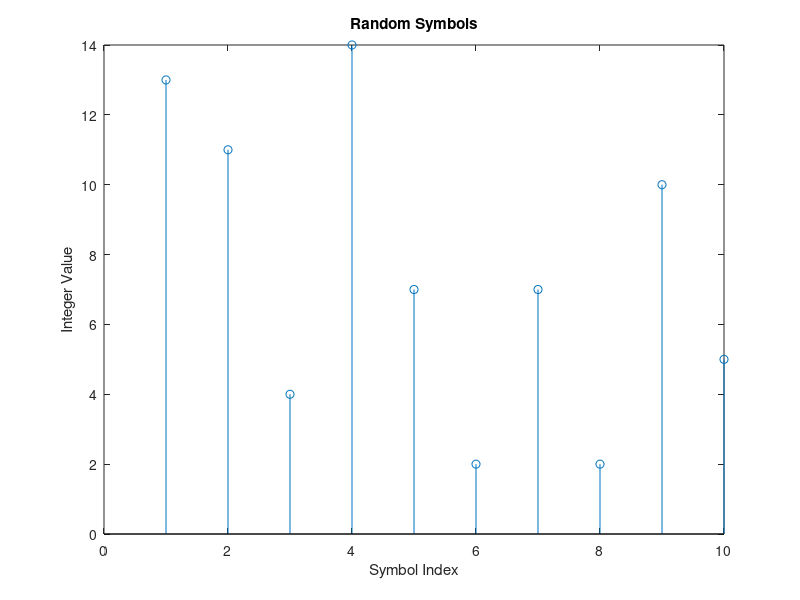
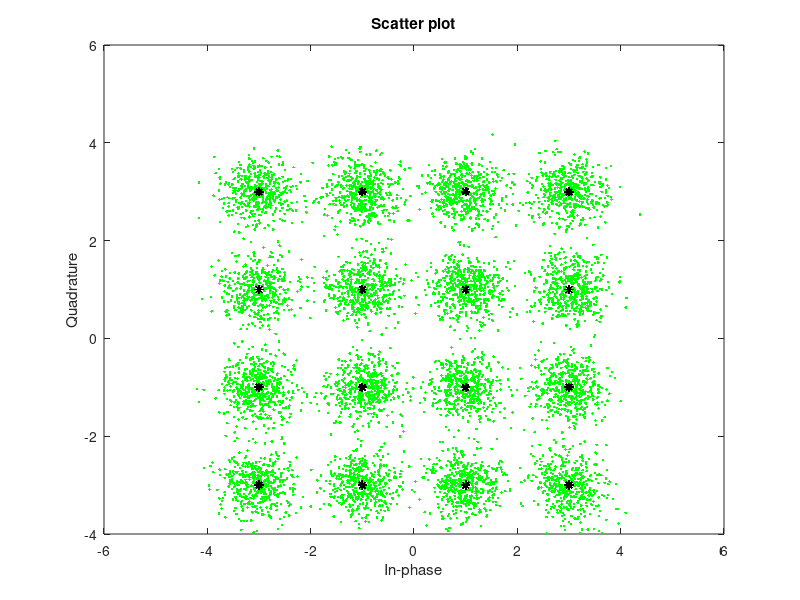

Reproduce these figures in MATLAB, in order.
M = 16;                     % Size of signal constellation
k = log2(M);                % Number of bits per symbol
n = 30000;                  % Number of bits to process
numSamplesPerSymbol = 1;    % Oversampling factor


rng('default')              % Use default random number generator
dataIn = randi([0 1],n,1);  % Generate vector of binary data
%%dataIn_ok = RandBitStream(n); % THE SAME??!!

% plotting first 40 bits, needed?

%stem(dataIn(1:40),'filled');
%title('Random Bits');
%xlabel('Bit Index'); ylabel('Binary Value');


% changing bits to ints, needed for toolbox qam function

dataInMatrix = reshape(dataIn, length(dataIn)/4, 4); % Reshape data into binary 4-tuples
dataSymbolsIn = bi2de(dataInMatrix);                 % Convert to integers

% ploting ints

figure; % Create new figure window.
stem(dataSymbolsIn(1:10));
title('Random Symbols');
xlabel('Symbol Index'); ylabel('Integer Value');


%modulation with use of one function

dataMod = qammod(dataSymbolsIn, M);


%calculating SNR

EbNo = 10;
snr = EbNo + 10*log10(k) - 10*log10(numSamplesPerSymbol);

%transmittiing through AWGN

receivedSignal = awgn(dataMod, snr, 'measured');

%creating constellation diagram

sPlotFig = scatterplot(receivedSignal, 1, 0, 'g.');
hold on
scatterplot(dataMod, 1, 0, 'k*', sPlotFig);

%demodulating using one function

dataSymbolsOut = qamdemod(receivedSignal, M);

%symbol to bit mapping

dataOutMatrix = de2bi(dataSymbolsOut,k);
dataOut = dataOutMatrix(:);                 % Return data in column vector

%BER

[numErrors, ber] = biterr(dataIn, dataOut);
fprintf('\nThe bit error rate = %5.2e, based on %d errors\n', ...
    ber, numErrors)